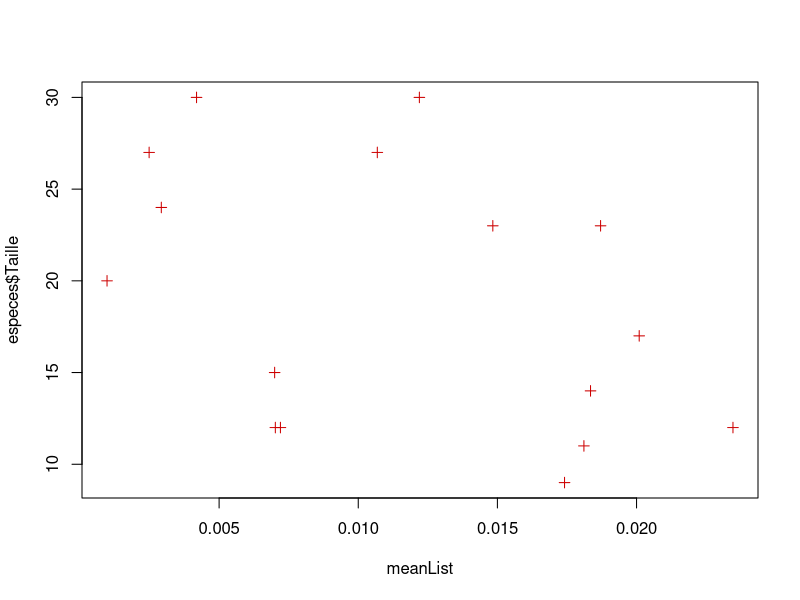

This figure's R source:
## ---- chunk 1
knitr::opts_chunk$set(fig.align="center", fig.width=6, fig.height=6, fig.path="Figs/", echo=TRUE, warning=FALSE, message=FALSE, cache=TRUE)
## ---- chunk 2
library(tidyverse)
library(ade4)

#library(rpart)

#library(MASS)
## ---- chunk 3
habitat = read.table("../data/habitat.tsv", sep = "\t",
                     stringsAsFactors = T, header = T, na.strings = T)
habitat = habitat[,-2:-3] # on supprime le qualitatif

especes = read.table("../data/especes.tsv", sep = "\t",
                     stringsAsFactors = T, header = T, na.strings = T)

commu = read.table("../data/communautes.tsv", sep = "\t",
                   stringsAsFactors = T, header = T, na.strings = T)
## ---- chunk 4
# Récupération des noms des colonnes correspondant aux espèces (colonnes 2 à 17)
vectNom <- c("Myo", "Gem", "Meh", "Col", "Lon", "Cir", "Euh", "Orc", "Euj", "Cof", "Dep", "Mas", "Maf", "Saa", "Elm", "Tul")

# Création d'une liste vide pour stocker les sous-ensembles
listSubsets = list()
# Parcours de toutes les espèces
for (i in 1:length(vectNom)) {
  especesActu = vectNom[i]
  # Extraction des numéros de lieu (IdPE) où l'espèce a une présence (valeur 1)
  foosubset = commu$IdPE[commu[[especesActu]] == 1]
  listSubsets[[especesActu]] = foosubset
}

# /!\ va faire vla des lignes de variables :
## ---- chunk 5
for (i in seq_along(vectNom)) {
  subset_name <- paste0(vectNom[i], "habitat")
  assign(subset_name, subset(habitat, IdPE %in% listSubsets[[vectNom[i]]]))
  
  # Modify column 20 with corresponding 'Taille' value
  temp_df <- get(subset_name)
  temp_df[, 18] <- especes$Taille[i]
  assign(subset_name, temp_df)
}
## ---- chunk 6
chi_results <- list()
for (nom in vectNom) {
  subset_name <- paste0(nom, "habitat")
  temp_df <- get(subset_name)
  
  if ("bati" %in% colnames(temp_df)) {  # Ensure 'bati' column exists
    chi_results[[nom]] <- chisq.test(temp_df$bati)
  } else {
    chi_results[[nom]] <- paste("Column 'bati' not found in", subset_name)
  }
}
## ---- chunk 7
meanList = c()

meanList = append(meanList, mean(Myohabitat$bati))
meanList = append(meanList, mean(Gemhabitat$bati))
meanList = append(meanList, mean(Mehhabitat$bati))
meanList = append(meanList, mean(Colhabitat$bati))
meanList = append(meanList, mean(Lonhabitat$bati))
meanList = append(meanList, mean(Cirhabitat$bati))
meanList = append(meanList, mean(Euhhabitat$bati))
meanList = append(meanList, mean(Orchabitat$bati))
meanList = append(meanList, mean(Eujhabitat$bati))
meanList = append(meanList, mean(Cofhabitat$bati))
meanList = append(meanList, mean(Dephabitat$bati))
meanList = append(meanList, mean(Mashabitat$bati))
meanList = append(meanList, mean(Mafhabitat$bati))
meanList = append(meanList, mean(Saahabitat$bati))
meanList = append(meanList, mean(Elmhabitat$bati))
meanList = append(meanList, mean(Tulhabitat$bati))

## ---- chunk 8
#normalité : 
shapiro.test(meanList)
shapiro.test(especes$Taille)
## ---- chunk 9
plot(meanList,especes$Taille,
     pch =3, col = "red3") 
## ---- chunk 10
library(lmtest)
bptest(meanList~especes$Taille)
## ---- chunk 11
cor.test(especes$Taille,meanList,
         method = "pearson")

cor.test(especes$Taille,meanList,
         method = "kendall")

cor.test(especes$Taille,meanList,
         method = "spearman")
